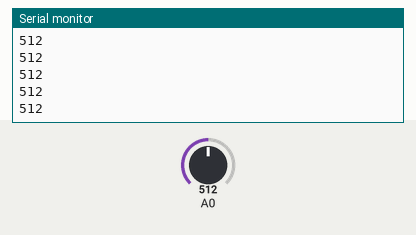
A sketch run on a simulated Arduino Uno, built with avr-gcc and run on an emulated ATmega328P. On the bench: the last lines printed to the serial monitor. The inputs (shaded band) are chosen by the test bench; at power-on: A0 = 512.

Above: at 1.2 s.
1.3 s: A0 set to 716
At 2.3 s:
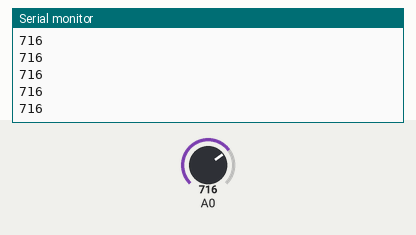
2.8 s: A0 set to 900
At 3.3 s:
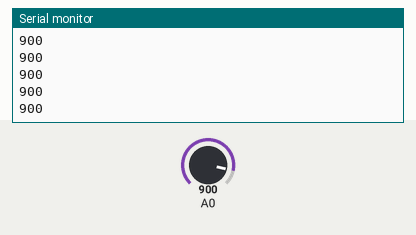
Timing chart, 0 to 5.8 s (numbered marks = the images above; inputs shaded):
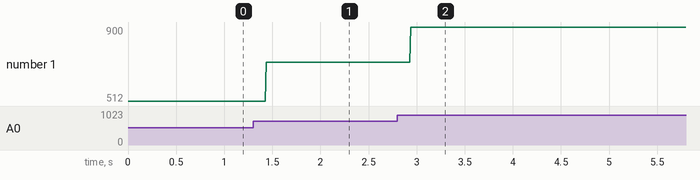

Measured:
- after the input at 1.3 s, the serial monitor: prints a new line after 0.14 s (image 1)
- after the input at 2.8 s, the serial monitor: prints a new line after 0.14 s (image 2)
- plotted number 1: 512 → 716 after the input at 1.3 s, 716 → 900 after the input at 2.8 s

The sketch:

sketch_may17c.ino
```cpp
void setup() {
 Serial.begin(4800);

}

void loop() {
 int val;
  val=analogRead(0);
  Serial.println(val);

}
```
